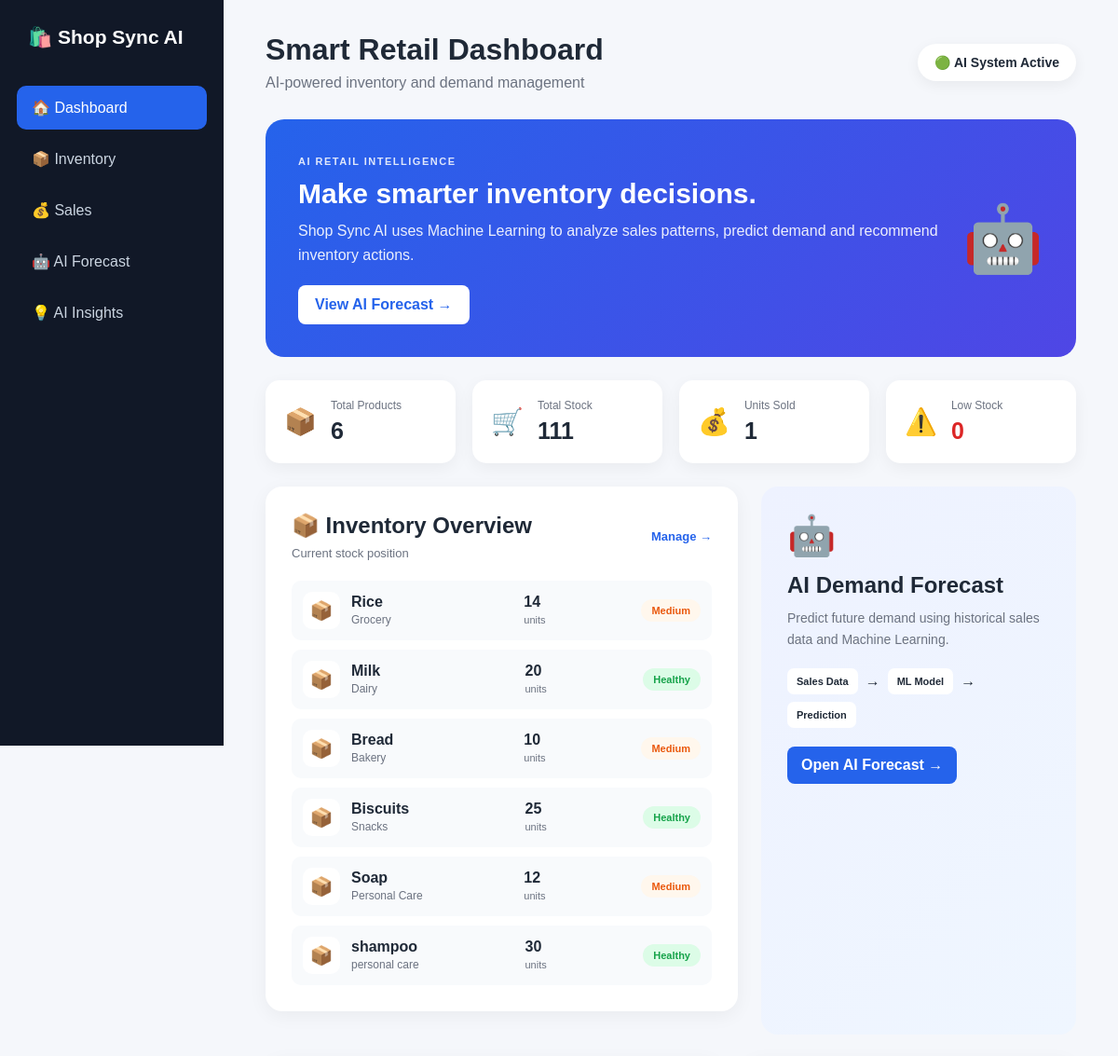
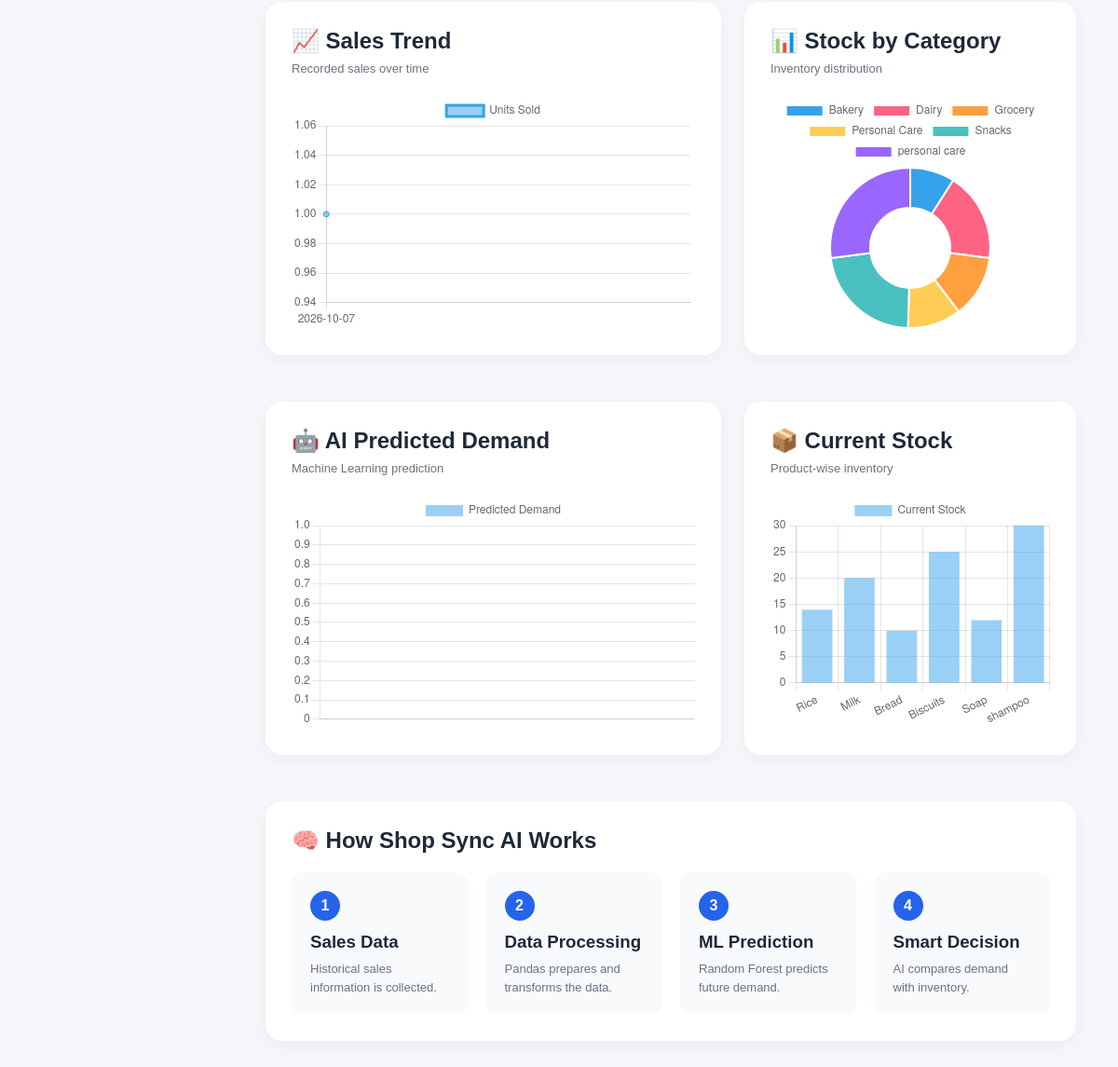
The page / on the database its author committed (2 pictures, top to bottom).
### tables this page shows
CREATE TABLE products (
            id INTEGER PRIMARY KEY AUTOINCREMENT,
            name TEXT NOT NULL,
            category TEXT NOT NULL,
            price REAL NOT NULL,
            stock INTEGER NOT NULL
        );

### app.py (the view, shortened to what this page needs)
@app.route("/")
def index():
    conn = get_db_connection()
    products = conn.execute(
        "SELECT * FROM products"
    ).fetchall()
    total_products = conn.execute(
        "SELECT COUNT(*) FROM products"
    ).fetchone()[0]
    total_stock = conn.execute(
        "SELECT SUM(stock) FROM products"
    ).fetchone()[0] or 0
    total_sales = conn.execute(
        "SELECT SUM(quantity) FROM sales"
    ).fetchone()[0] or 0
    low_stock = conn.execute("""
        SELECT COUNT(*)
        FROM products
        WHERE stock < 10
    """).fetchone()[0]
    sales_rows = conn.execute("""
        SELECT sale_date, SUM(quantity) AS total
        FROM sales
        GROUP BY sale_date
        ORDER BY sale_date
    """).fetchall()
    sales_dates = [
        row["sale_date"]
        for row in sales_rows
    ]
    sales_values = [
        row["total"]
        for row in sales_rows
    ]
    product_names = [
        product["name"]
        for product in products
    ]
    product_stocks = [
        product["stock"]
        for product in products
    ]
    category_rows = conn.execute("""
        SELECT category, SUM(stock) AS total
        FROM products
        GROUP BY category
    """).fetchall()
    category_names = [
        row["category"]
        for row in category_rows
    ]
    category_values = [
        row["total"]
        for row in category_rows
    ]
    ai_products = []
    ai_demands = []
    for product in products:
        try:
            demand = predict_demand(
                product["name"]
            )
        except Exception as error:
            print(
                "AI prediction error:",
                error
            )
            demand = None
    conn.close()
    return render_template(
        "index.html",
        products=products,
        total_products=total_products,
        total_stock=total_stock,
        total_sales=total_sales,
        low_stock=low_stock,
        sales_dates=sales_dates,
        sales_values=sales_values,
        product_names=product_names,
        product_stocks=product_stocks,
        category_names=category_names,
        category_values=category_values,
        ai_products=ai_products,
        ai_demands=ai_demands
    )

### app.py (called while the page is built)
def get_db_connection():
    conn = sqlite3.connect(DATABASE)
    conn.row_factory = sqlite3.Row
    return conn

### ml/predictor.py (called while the page is built)
def load_model():
    with open(
        MODEL_PATH,
        "rb"
    ) as file:
        model = pickle.load(file)
    return model

### templates/index.html (shortened to what this page needs)
<!DOCTYPE html>
<html lang="en">
<head>
    <link rel="stylesheet"
          href="{{ url_for('static', filename='css/style.css') }}">
</head>
<body>
<div class="sidebar">
    <div class="logo">
        🛍️ Shop Sync AI
    </div>
    <a href="/" class="active">🏠 Dashboard</a>
    <a href="/inventory">📦 Inventory</a>
    <a href="/sales">💰 Sales</a>
    <a href="/ai-forecast">🤖 AI Forecast</a>
    <a href="/insights">💡 AI Insights</a>
</div>
<div class="main">
    <div class="topbar">
        <div>
            <h1>Smart Retail Dashboard</h1>
            <p>
                AI-powered inventory and demand management
            </p>
        </div>
        <div class="ai-status">
            🟢 AI System Active
        </div>
    </div>
    <div class="hero">
        <div>
            <span class="hero-label">
                AI RETAIL INTELLIGENCE
            </span>
            <h2>
                Make smarter inventory decisions.
            </h2>
            <p>
                Shop Sync AI uses Machine Learning to
                analyze sales patterns, predict demand
                and recommend inventory actions.
            </p>
            <a href="/ai-forecast"
               class="hero-button">
                View AI Forecast →
            </a>
        </div>
        <div class="hero-emoji">
            🤖
        </div>
    </div>
    <div class="stats-grid">
        <div class="stat-card">
            <span>📦</span>
            <div>
                <small>Total Products</small>
                <strong>
                    {{ total_products }}
                </strong>
            </div>
        </div>
        <div class="stat-card">
            <span>🛒</span>
            <div>
                <small>Total Stock</small>
                <strong>
                    {{ total_stock }}
                </strong>
            </div>
        </div>
        <div class="stat-card">
            <span>💰</span>
            <div>
                <small>Units Sold</small>
                <strong>
                    {{ total_sales }}
                </strong>
            </div>
        </div>
        <div class="stat-card danger-stat">
            <span>⚠️</span>
            <div>
                <small>Low Stock</small>
                <strong>
                    {{ low_stock }}
                </strong>
            </div>
        </div>
    </div>
    <div class="dashboard-grid">
        <div class="section">
            <div class="section-header">
                <div>
                    <h2>📦 Inventory Overview</h2>
                    <p>
                        Current stock position
                    </p>
                </div>
                <a href="/inventory">
                    Manage →
                </a>
            </div>
            <div class="product-list">
                {% for product in products %}
                <div class="product-row">
                    <div class="product-info">
                        <div class="product-icon">
                            📦
                        </div>
                        <div>
                            <strong>
                                {{ product.name }}
                            </strong>
                            <small>
                                {{ product.category }}
                            </small>
                        </div>
                    </div>
                    <div class="stock-info">
                        <strong>
                            {{ product.stock }}
                        </strong>
                        <small>units</small>
                    </div>
                    {% if product.stock < 10 %}
                    <span class="stock-badge low">
                        Low
                    </span>
                    {% elif product.stock < 20 %}
                    <span class="stock-badge medium">
                        Medium
                    </span>
                    {% else %}
                    <span class="stock-badge healthy">
                        Healthy
                    </span>
                    {% endif %}
                </div>
                {% endfor %}
            </div>
        </div>
        <div class="ai-card">
            <div class="ai-card-icon">
                🤖
            </div>
            <h2>
                AI Demand Forecast
            </h2>
            <p>
                Predict future demand using historical
                sales data and Machine Learning.
            </p>
            <div class="ai-mini-flow">
                <span>Sales Data</span>
                <b>→</b>
                <span>ML Model</span>
                <b>→</b>
                <span>Prediction</span>
            </div>
            <a href="/ai-forecast">
                Open AI Forecast →
            </a>
        </div>
    </div>
    <div class="analytics-grid">
        <div class="section chart-card">
            <div class="section-header">
                <div>
                    <h2>📈 Sales Trend</h2>
                    <p>
                        Recorded sales over time
                    </p>
                </div>
            </div>
            <div class="chart-container">
                <canvas id="salesChart"></canvas>
            </div>
        </div>
        <div class="section chart-card">
            <div class="section-header">
                <div>
                    <h2>📊 Stock by Category</h2>
                    <p>
                        Inventory distribution
                    </p>
                </div>
            </div>
            <div class="chart-container">
                <canvas id="categoryChart"></canvas>
            </div>
        </div>
    </div>
    <div class="analytics-grid">
        <div class="section chart-card">
            <div class="section-header">
                <div>
                    <h2>🤖 AI Predicted Demand</h2>
                    <p>
                        Machine Learning prediction
                    </p>
                </div>
            </div>
            <div class="chart-container">
                <canvas id="demandChart"></canvas>
            </div>
        </div>
        <div class="section chart-card">
            <div class="section-header">
                <div>
                    <h2>📦 Current Stock</h2>
                    <p>
                        Product-wise inventory
                    </p>
                </div>
            </div>
            <div class="chart-container">
                <canvas id="stockChart"></canvas>
            </div>
        </div>
    </div>
    <div class="section">
        <h2>🧠 How Shop Sync AI Works</h2>
        <div class="ai-process">
            <div>
                <span>1</span>
                <h3>Sales Data</h3>
                <p>
                    Historical sales information is collected.
                </p>
            </div>
            <div>
                <span>2</span>
                <h3>Data Processing</h3>
                <p>
                    Pandas prepares and transforms the data.
                </p>
            </div>
            <div>
                <span>3</span>
                <h3>ML Prediction</h3>
                <p>
                    Random Forest predicts future demand.
                </p>
            </div>
            <div>
                <span>4</span>
                <h3>Smart Decision</h3>
                <p>
                    AI compares demand with inventory.
                </p>
            </div>
        </div>
    </div>
</div>
<script>
const salesDates =
    {{ sales_dates | tojson }};
const salesValues =
    {{ sales_values | tojson }};
const categoryNames =
    {{ category_names | tojson }};
const categoryValues =
    {{ category_values | tojson }};
const aiProducts =
    {{ ai_products | tojson }};
const aiDemands =
    {{ ai_demands | tojson }};
const productNames =
    {{ product_names | tojson }};
const productStocks =
    {{ product_stocks | tojson }};
new Chart(
    document.getElementById("salesChart"),
    {
        type: "line",
        data: {
            labels: salesDates,
            datasets: [{
                label: "Units Sold",
                data: salesValues,
                tension: 0.3,
                fill: false
            }]
        },
        options: {
            responsive: true,
            maintainAspectRatio: false
        }
    }
);
new Chart(
    document.getElementById("categoryChart"),
    {
        type: "doughnut",
        data: {
            labels: categoryNames,
            datasets: [{
                data: categoryValues
            }]
        },
        options: {
            responsive: true,
            maintainAspectRatio: false
        }
    }
);
new Chart(
    document.getElementById("demandChart"),
    {
        type: "bar",
        data: {
            labels: aiProducts,
            datasets: [{
                label: "Predicted Demand",
                data: aiDemands
            }]
        },
        options: {
            responsive: true,
            maintainAspectRatio: false,
            scales: {
                y: {
                    beginAtZero: true
                }
            }
        }
    }
);
new Chart(
    document.getElementById("stockChart"),
    {
        type: "bar",
        data: {
            labels: productNames,
            datasets: [{
                label: "Current Stock",
                data: productStocks
            }]
        },
        options: {
            responsive: true,
            maintainAspectRatio: false,
            scales: {
                y: {
                    beginAtZero: true
                }
            }
        }
    }
);
</script>
</body>
</html>

### rows shown on the page
products: name "Rice", category "Grocery", stock "14", shows "Medium"
products: name "Milk", category "Dairy", stock "20", shows "Healthy"
products: name "Bread", category "Bakery", stock "10", shows "Medium"
products: name "Biscuits", category "Snacks", stock "25", shows "Healthy"
products: name "Soap", category "Personal Care", stock "12", shows "Medium"
products: name "shampoo", category "personal care", stock "30", shows "Healthy"

### other values the page prints
{{ total_products }} "6"
{{ total_stock }} "111"
{{ total_sales }} "1"
{{ low_stock }} "0"
chart data {{ sales_dates | tojson }} ["2026-10-07"]
chart data {{ sales_values | tojson }} [1]
chart data {{ category_names | tojson }} ["Bakery", "Dairy", "Grocery", "Personal Care", "Snacks", "personal care"]
chart data {{ category_values | tojson }} [10, 20, 14, 12, 25, 30]
